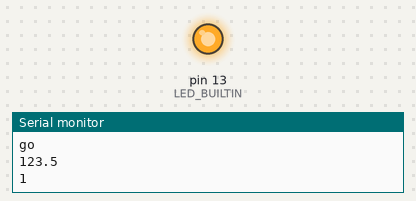
A sketch run on a simulated Arduino Uno, built with avr-gcc and run on an emulated ATmega328P. On the bench: output pins drawn as LEDs (lit = HIGH), the last lines printed to the serial monitor.

Above: at 1.0 s.
At 3.0 s:
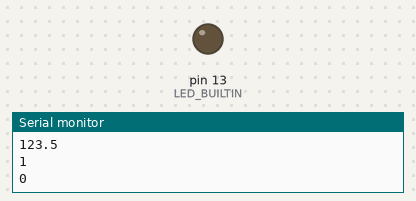
Timing chart, 0 to 5.2 s (numbered marks = the images above):
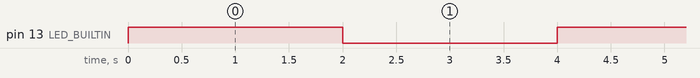

Measured:
- by itself, pin 13 (LED_BUILTIN): alternates HIGH for 2.0 s and LOW for 2.0 s

The sketch:

serial.ino
```cpp
void setup() {
  Serial.begin(9600);

  pinMode(LED_BUILTIN, OUTPUT);
  Serial.print("Start");
  Serial.print("\n");
}

void loop() {
  Serial.println("go");
  Serial.println(123.546,1);

  digitalWrite(LED_BUILTIN, HIGH);   // turn the LED on (HIGH is the voltage level)
  Serial.println(digitalRead(13));
  delay(2000);                       // wait for a second
  digitalWrite(LED_BUILTIN, LOW);    // turn the LED off by making the voltage LOW
  Serial.println(digitalRead(13));
  delay(2000);                       // wait for a second

/*
  digitalWrite(13, digitalRead(13)^1);
  Serial.println(digitalRead(13));
  delay(2000);
*/
}
```
